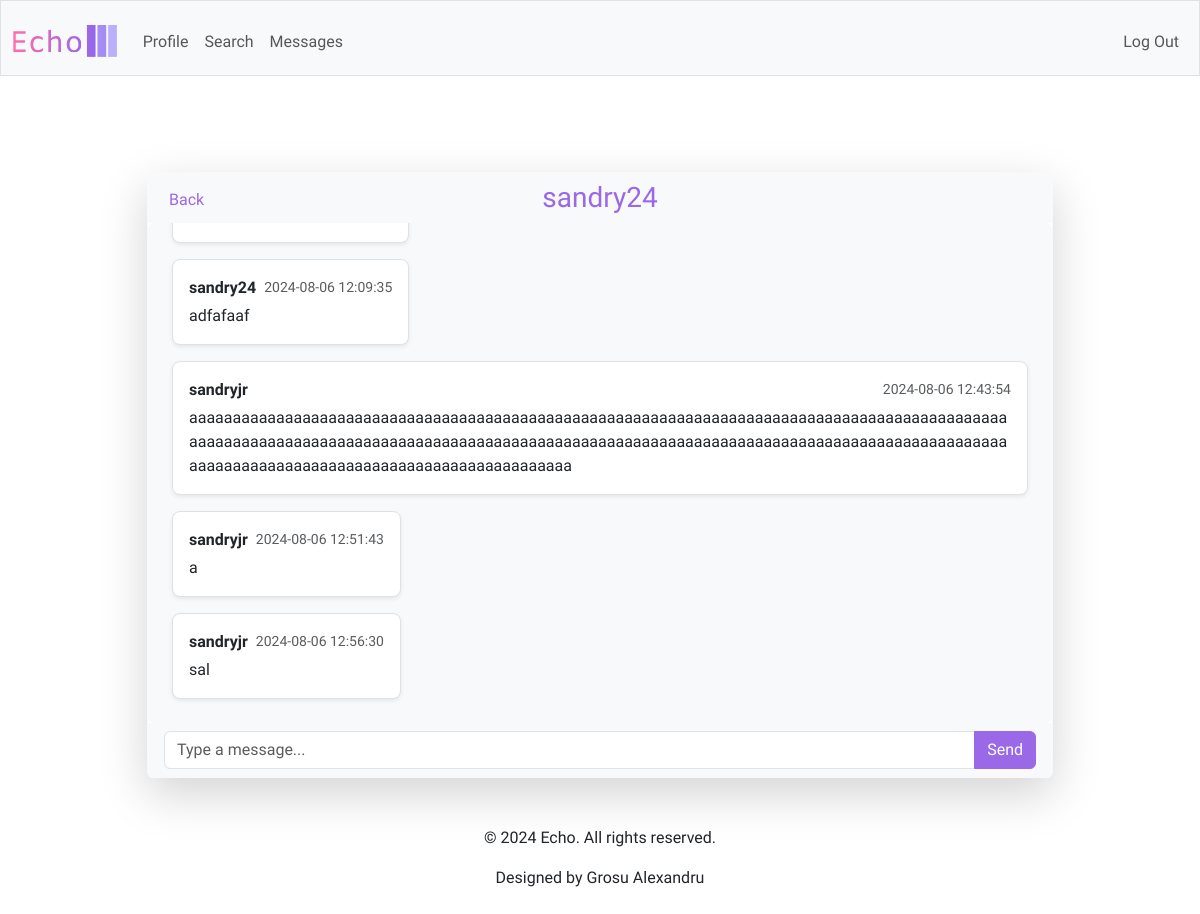
The app's page /messages/2 (signed in) with its own data.
### tables this page shows
CREATE TABLE users (
    id INTEGER PRIMARY KEY AUTOINCREMENT,
    username TEXT UNIQUE NOT NULL,
    password_hash TEXT NOT NULL,
    bio TEXT,
    created_at TIMESTAMP DEFAULT CURRENT_TIMESTAMP
);

CREATE TABLE messages (
    id INTEGER PRIMARY KEY AUTOINCREMENT,
    conversation_id INTEGER NOT NULL,
    sender_id INTEGER NOT NULL,
    content TEXT NOT NULL,
    created_at TIMESTAMP DEFAULT CURRENT_TIMESTAMP,
    FOREIGN KEY (conversation_id) REFERENCES conversations(id),
    FOREIGN KEY (sender_id) REFERENCES users(id)
);

### app.py (the view)
@app.route('/messages/<int:conversation_id>')
@login_required
def conversation(conversation_id):
    user_id = session['user_id']
    messages = db.execute('''
        SELECT m.content, m.created_at, u.username
        FROM messages m
        JOIN users u ON m.sender_id = u.id
        WHERE m.conversation_id = ?
        ORDER BY m.created_at
    ''', conversation_id)
    other_user = db.execute('''
        SELECT u.username
        FROM conversation_participants cp
        JOIN users u ON cp.user_id = u.id
        WHERE cp.conversation_id = ? AND cp.user_id != ?
    ''', conversation_id, user_id)
    other_username = other_user[0]['username'] if other_user else "Unknown"
    return render_template('conversation.html', messages=messages,
                           conversation_id=conversation_id, other_username=other_username)

### app.py (called while the page is built)
@app.after_request
def after_request(response):
    response.headers["Cache-Control"] = "no-cache, no-store, must-revalidate"
    response.headers["Expires"] = 0
    response.headers["Pragma"] = "no-cache"
    return response

### helpers.py (called while the page is built)
def login_required(f):
    @wraps(f)
    def decorated_function(*args, **kwargs):
        if session.get("user_id") is None:
            return redirect("/login")
        return f(*args, **kwargs)
    return decorated_function

### templates/conversation.html (shortened to what this page needs)
{% extends "layout.html" %}
{% block main %}
    <div class="container mt-5">
        <div class="row justify-content-center">
            <div class="col-md-10">
                <div class="card shadow-lg border-light">
                    <div class="card-header d-flex align-items-center bg-light border-bottom-0 position-relative">
                        <a href="{{ url_for('messages') }}" class="btn btn-link text-decoration-none purple position-absolute top-0 start-0 mt-2 ms-2">
                             Back
                        </a>
                        <div class="d-flex justify-content-center w-100">
                            <h3 class="mb-0 purple">
                                <a href="{{ url_for('profile', username=other_username) }}" class="text-decoration-none purple">
                                    {{ other_username }}
                                </a>
                            </h3>
                        </div>
                    </div>
                    <div class="card-body p-4 bg-light rounded" id="messageContainer" style="max-height: 500px; overflow-y: auto;">
                        {% if messages %}
                            <div class="d-flex flex-column gap-3">
                                {% for message in messages %}
                                    {% if message['username'] == session['username'] %}
                                        <div class="d-flex justify-content-end">
                                            <div class="bg-purple text-white p-3 rounded-3 shadow-sm text-break text-start">
                                                <div class="d-flex justify-content-between align-items-center">
                                                    <strong>You</strong>
                                                    <small class="text-muted ms-2">{{ message['created_at'] }}</small>
                                                </div>
                                                <p class="mb-0 mt-1">{{ message['content'] }}</p>
                                            </div>
                                        </div>
                                    {% else %}
                                        <div class="d-flex justify-content-start">
                                            <div class="bg-white border p-3 rounded-3 shadow-sm text-break text-start">
                                                <div class="d-flex justify-content-between align-items-center">
                                                    <strong>{{ message['username'] }}</strong>
                                                    <small class="text-muted ms-2">{{ message['created_at'] }}</small>
                                                </div>
                                                <p class="mb-0 mt-1">{{ message['content'] }}</p>
                                            </div>
                                        </div>
                                    {% endif %}
                                {% endfor %}
                            </div>
                        {% else %}
                            <div class="d-flex justify-content-center align-items-center" style="height: 100px;">
                                <p class="text-center text-muted">No messages yet. Start the conversation by saying something like "Hello!"</p>
                            </div>
                        {% endif %}
                    </div>
                    <div class="card-footer bg-light border-top-0">
                        <form action="{{ url_for('send_message', conversation_id=conversation_id) }}" method="post">
                            <div class="input-group">
                                <input type="text" name="content" autocomplete="off" class="form-control" placeholder="Type a message..." aria-label="Type a message..." aria-describedby="button-addon2" required>
                                <button class="btn btn-primary" type="submit" id="button-addon2">Send</button>
                            </div>
                        </form>
                    </div>
                </div>
            </div>
        </div>
    </div>
{% endblock %}

### static/styles.css (style rules this page uses)
body { font-family: "Amiko", sans-serif; }
.purple { color: #9b68e7; }
.btn-primary, .btn-primary:active:focus { background-color: #9b68e7; border-color: #9b68e7; color: #fff; }

### records on screen
users: username "sandry24"
messages: username "sandry24", created_at "2024-08-06 12:09:35", content "adfafaaf"
messages: username "sandryjr", created_at "2024-08-06 12:43:54", content "aaaaaaaaaaaaaaaaaaaaaaaaaaaaaaaaaaaaaaaaaaaaaaaaaaaaaaaaaaaaaaaaaaaaaaaaaaaaaaaaaaaaaaaaaaaaaaaaaaaaaaaaaaaaaaaaaaaaaaaaaaaaaaaaaaaaaaaaaaaaaaaaaaaaaaaaaaaaaaaaaaaaaaaaaaaaaaaaaaaaaaaaaaaaaaaaaaaaaaaaaaaaaaaaaaaaaaaaaaaaaaaaaaaaaaaa"
messages: username "sandryjr", created_at "2024-08-06 12:51:43", content "a"
messages: username "sandryjr", created_at "2024-08-06 12:56:30", content "sal"
